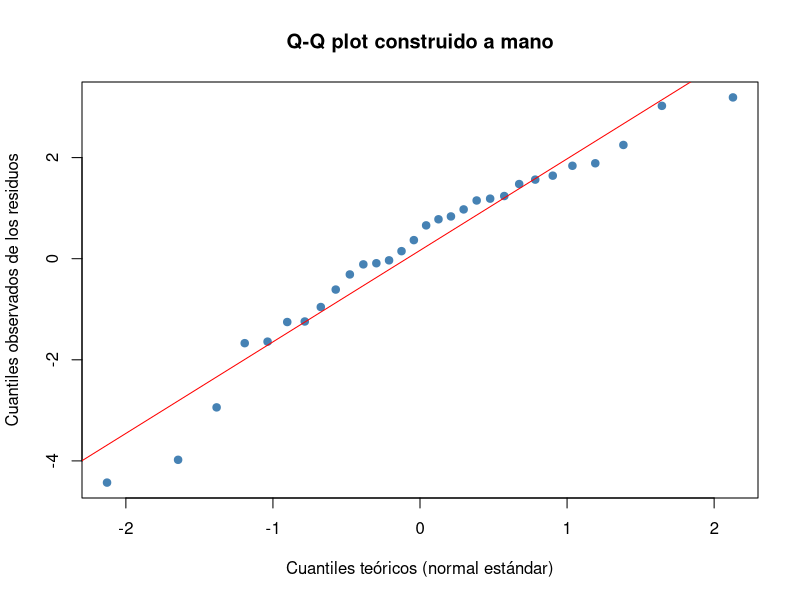
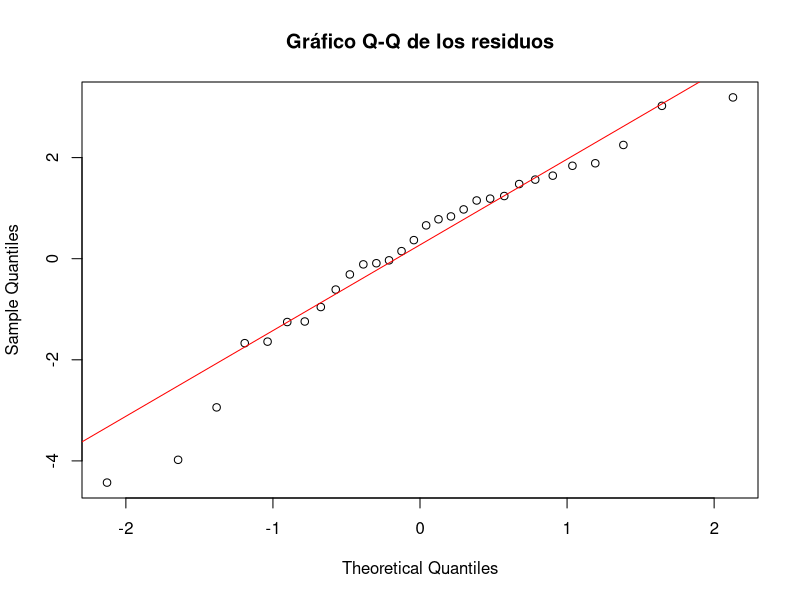

Generate these figures, in order, with R:
## ---- chunk 1
#| label: qq-manual
set.seed(1)
e <- rnorm(30, mean = 0, sd = 2)     # residuos de ejemplo

n <- length(e)
e_ord <- sort(e)                      # paso 1: ordenar
p <- (1:n - 0.5) / n                  # paso 2: posiciones de probabilidad
q <- qnorm(p)                         # paso 3: cuantiles teóricos

plot(q, e_ord, pch = 19, col = "steelblue",
     xlab = "Cuantiles teóricos (normal estándar)",
     ylab = "Cuantiles observados de los residuos",
     main = "Q-Q plot construido a mano")
abline(lm(e_ord ~ q), col = "red")   # recta de referencia aproximada
## ---- chunk 2
#| label: qq-r
qqnorm(e, main = "Gráfico Q-Q de los residuos")
qqline(e, col = "red")
